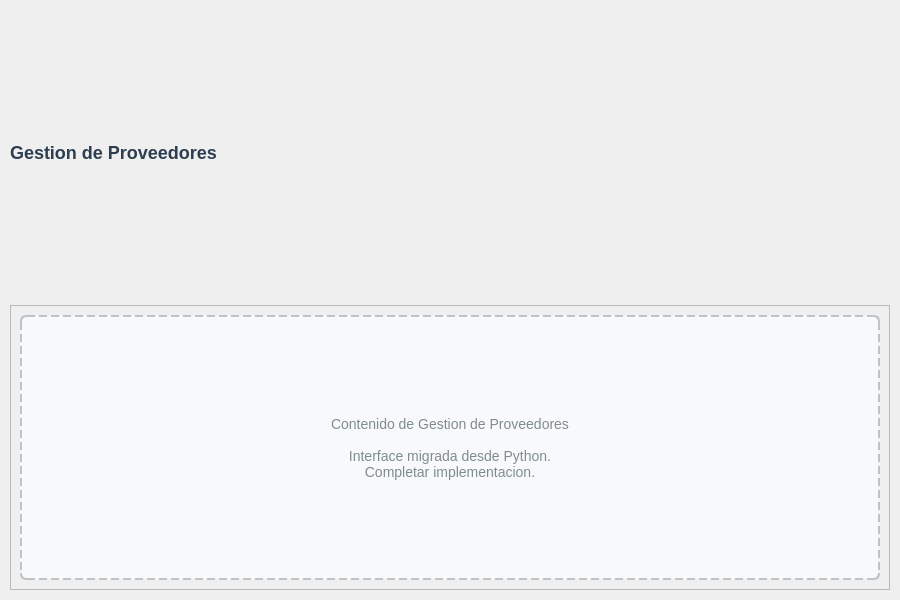
<?xml version="1.0" encoding="UTF-8"?>
<ui version="4.0">
 <class>ProvidersWidget</class>
 <widget class="QWidget" name="ProvidersWidget">
  <property name="geometry">
   <rect>
    <x>0</x>
    <y>0</y>
    <width>900</width>
    <height>600</height>
   </rect>
  </property>
  <property name="windowTitle">
   <string>Gestion de Proveedores</string>
  </property>
  <layout class="QVBoxLayout" name="mainLayout">
   <property name="spacing">
    <number>10</number>
   </property>
   <property name="leftMargin">
    <number>10</number>
   </property>
   <property name="topMargin">
    <number>10</number>
   </property>
   <property name="rightMargin">
    <number>10</number>
   </property>
   <property name="bottomMargin">
    <number>10</number>
   </property>
   
   <item>
    <widget class="QLabel" name="lblTitle">
     <property name="text">
      <string>Gestion de Proveedores</string>
     </property>
     <property name="styleSheet">
      <string>font-size: 18px; font-weight: bold; color: #2c3e50;</string>
     </property>
    </widget>
   </item>
   
   <item>
    <widget class="QFrame" name="frameContent">
     <property name="frameShape">
      <enum>QFrame::StyledPanel</enum>
     </property>
     <property name="frameShadow">
      <enum>QFrame::Raised</enum>
     </property>
     <layout class="QVBoxLayout" name="contentLayout">
      <item>
       <widget class="QLabel" name="lblPlaceholder">
        <property name="text">
         <string>Contenido de Gestion de Proveedores

Interface migrada desde Python.
Completar implementacion.</string>
        </property>
        <property name="alignment">
         <set>Qt::AlignCenter</set>
        </property>
        <property name="styleSheet">
         <string>
          QLabel {
           color: #7f8c8d;
           font-size: 14px;
           border: 2px dashed #bdc3c7;
           border-radius: 6px;
           background-color: #f8f9fa;
           padding: 20px;
          }
         </string>
        </property>
       </widget>
      </item>
     </layout>
    </widget>
   </item>
  </layout>
 </widget>
 
 <resources/>
 <connections/>
</ui>
